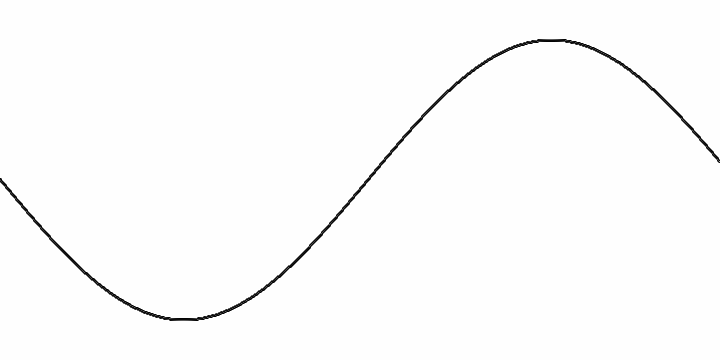
Frame 1 (no input)
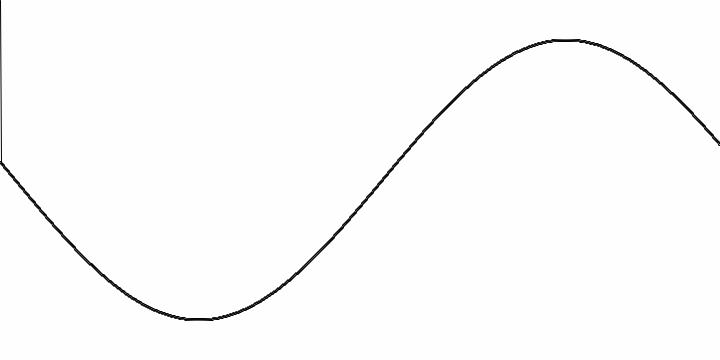
Frame 2 (the mouse pressed at the canvas centre, redrawn once)

The Processing sketch that drew these frames (run headless with seeded random() and noise(); the mouse was pressed at the canvas centre and the sketch redrawn once):

// Processing sketch: E1__sinusoid
// ── E1__sinusoid.pde
// F(t) = a * sin((omega * t) + phi)

void setup() {
  size(720, 360);
}

float f;
float amp = 140;
float omega = 1;
float phi = 0;


float tx = -999, ty = -999;

void draw() {
  background(254);
  for (int t = 0; t < 360*2; t++) {
    phi-=0.01;
    //  offset +  amplitude  * sin of omega * t(ime) + phi(phase)
    f = 180    +  amp        * sin(radians(t*(omega/2)+phi));
    //f = 180 + t*(omega*0.1) * sin(radians(t*(omega/2)+phi));

    //keeps the line nice
    if (tx < (360*2)-1) {
      line(t, f, tx, ty);
      tx = t;
      ty = f;
    } else {
      tx = 0;
      ty = 0;
    }

    ellipse(t, f, 2, 2);
  }
  noLoop();
}
